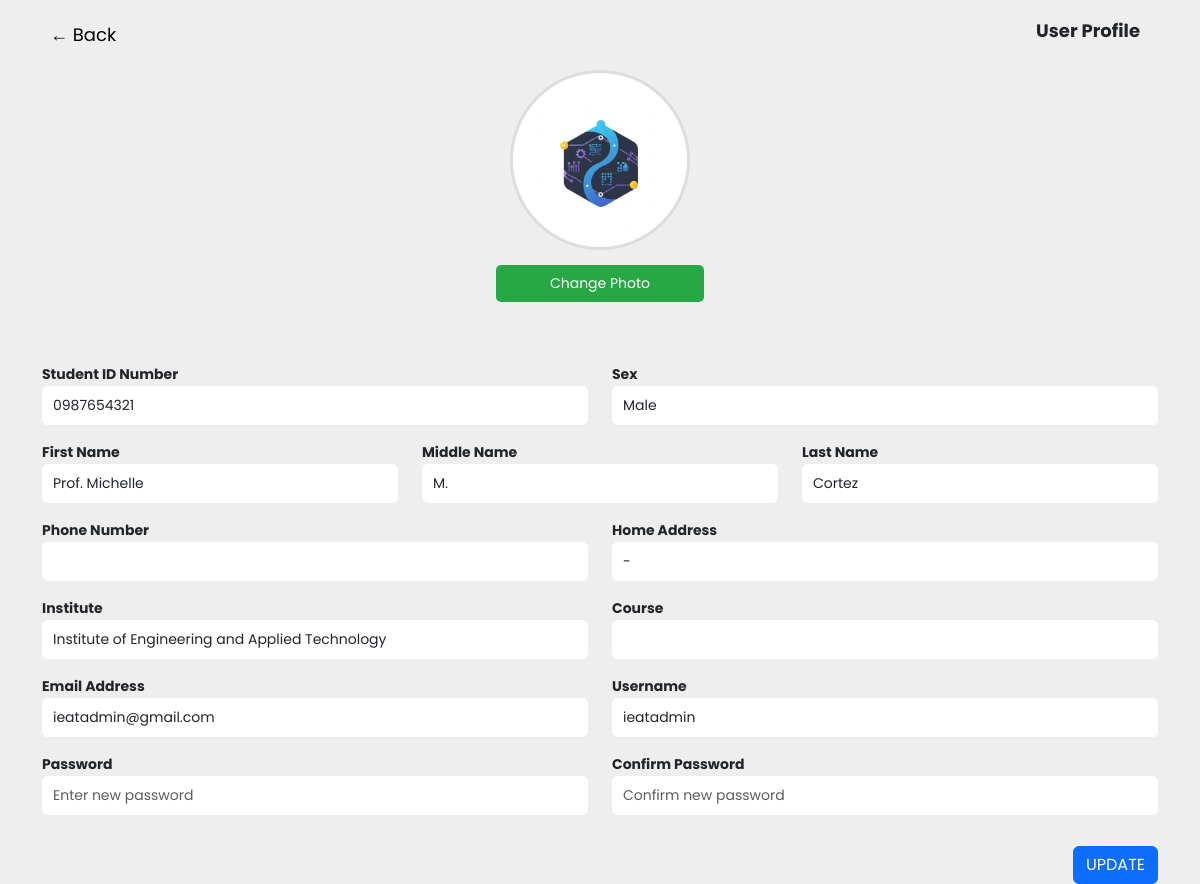
/4student/profile/profile.php (signed in), run on the app's committed database.
### tables this page shows
CREATE TABLE `users` (
  `users_id` int(11) NOT NULL,
  `coordinator_id` int(11) DEFAULT NULL,
  `fname` varchar(50) DEFAULT NULL,
  `mname` varchar(50) DEFAULT NULL,
  `lname` varchar(50) DEFAULT NULL,
  `sex` enum('female','male') DEFAULT NULL,
  `address` text DEFAULT NULL,
  `phone` varchar(20) DEFAULT NULL,
  `institute` enum('Institute of Engineering and Applied Technology','Institute of Management') DEFAULT NULL,
  `school_id` varchar(150) DEFAULT NULL,
  `course` enum('BS in Business Administration','BS in Hospitality Management','BS in Agriculture and Biosystems Engineering','BS in Geodetic Engineering','BS in Food Technology','BS in Information Technology') DEFAULT NULL,
  `hte_id` int(11) DEFAULT NULL,
  `year_section` enum('4-A','4-B','4-C','4-D','4-E','4-F','4-G') DEFAULT NULL,
  `designation` varchar(100) DEFAULT NULL,
  `role` enum('admin','coordinator','student','trainer','subtrainer') DEFAULT NULL,
  `email` varchar(100) DEFAULT NULL,
  `username` varchar(50) DEFAULT NULL,
  `password` varchar(255) DEFAULT NULL,
  `temppass` varchar(255) DEFAULT NULL,
  `otp` varchar(10) DEFAULT NULL,
  `activate` tinyint(1) NOT NULL DEFAULT 0,
  `guid` varchar(255) DEFAULT NULL,
  `image_profile` text DEFAULT NULL,
  `chat_stats` enum('online','offline','default') DEFAULT 'offline',
  `users_account` enum('enabled','disabled') DEFAULT 'enabled',
  `created_on` timestamp NOT NULL DEFAULT current_timestamp(),
  `updated_on` timestamp NOT NULL DEFAULT current_timestamp() ON UPDATE current_timestamp(),
  `attended` enum('yes','no') DEFAULT 'no',
  `assigned` enum('BS in Business Administration','BS in Hospitality Management','BS in Agriculture and Biosystems Engineering','BS in Geodetic Engineering','BS in Food Technology','BS in Information Technology') DEFAULT NULL,
  `ojt_stats` enum('deployed','pending','pulled-out') DEFAULT 'pending',
  `is_completed` enum('c','nyc') DEFAULT NULL,
  `time_in` datetime DEFAULT NULL,
  `time_out` datetime DEFAULT NULL,
  `remarks` text DEFAULT NULL
);

### 4student/profile/profile.php (the view, shortened to what this page needs)
<?php
include("../../0config/database.php");
$user_id = $_SESSION['user_id'] ?? 0;
$query = "SELECT * FROM users WHERE users_id = ?";
$stmt = $conn->prepare($query);
$stmt->bind_param("i", $user_id);
$stmt->execute();
$result = $stmt->get_result();
$user = $result->fetch_assoc();
?>
<!DOCTYPE html>
<html lang="en">
<head>
    <link rel="stylesheet" href="https://cdn.jsdelivr.net/npm/bootstrap@5.3.0/dist/css/bootstrap.min.css">
    <link rel="stylesheet" href="../../4student/profile/css/profile.css">
</head>
<body>
    <div class="container-fluid profile-container">
        <div class="profile-header-container">
            <a href="../../4student/studentdashboard.php" class="back-btn">← Back</a>
            <h3 class="profile-header">User Profile</h3>
        </div>
        <div class="row profile-wrapper">
            <div class="col-lg-3 col-md-4 col-12 profile-left text-center">
                <img id="profileImage" src="<?php echo htmlspecialchars('../../upload_profile/' . ($user['image_profile'] ?? 'siplogo.png')); ?>" class="profile-image">
                <button class="change-photo-btn" id="uploadBtn">Change Photo</button>
            </div>
            <div class="col-lg-9 col-md-8 col-12 profile-form">
                <form id="updateProfileForm">
                    <div class="row">
                        <div class="col-md-8 form-group">
                            <label>Student ID Number</label>
                            <input type="text" class="form-control" name="school_id" value="<?php echo htmlspecialchars($user['school_id'] ?? ''); ?>">
                        </div>
                        <div class="col-md-4 form-group">
                            <label>Sex</label>
                            <select class="form-control" name="sex">
                                <option value="male" <?php echo ($user['sex'] === 'male') ? 'selected' : ''; ?>>Male</option>
                            </select>
                        </div>
                    </div>
                    <div class="row">
                        <div class="col-md-4 form-group">
                            <label>First Name</label>
                            <input type="text" class="form-control" name="fname" value="<?php echo htmlspecialchars($user['fname'] ?? ''); ?>">
                        </div>
                        <div class="col-md-4 form-group">
                            <label>Middle Name</label>
                            <input type="text" class="form-control" name="mname" value="<?php echo htmlspecialchars($user['mname'] ?? ''); ?>">
                        </div>
                        <div class="col-md-4 form-group">
                            <label>Last Name</label>
                            <input type="text" class="form-control" name="lname" value="<?php echo htmlspecialchars($user['lname'] ?? ''); ?>">
                        </div>
                    </div>
                    <div class="row">
                        <div class="col-md-6 form-group">
                            <label>Phone Number</label>
                            <input type="text" class="form-control" name="phone" value="<?php echo htmlspecialchars($user['phone'] ?? ''); ?>">
                        </div>
                        <div class="col-md-6 form-group">
                            <label>Home Address</label>
                            <input type="text" class="form-control" name="address" value="<?php echo htmlspecialchars($user['address'] ?? ''); ?>">
                        </div>
                    </div>
                    <div class="row">
                        <div class="col-md-6 form-group">
                            <label>Institute</label>
                            <input type="text" class="form-control" value="<?php echo htmlspecialchars($user['institute'] ?? ''); ?>" readonly>
                        </div>
                        <div class="col-md-6 form-group">
                            <label>Course</label>
                            <input type="text" class="form-control" name="course" value="<?php echo htmlspecialchars($user['course'] ?? ''); ?>" readonly>
                        </div>
                    </div>
                    <div class="row">
                        <div class="col-md-6 form-group">
                            <label>Email Address</label>
                            <input type="email" class="form-control" name="email" value="<?php echo htmlspecialchars($user['email'] ?? 'N/A'); ?>">
                        </div>
                        <div class="col-md-6 form-group">
                            <label>Username</label>
                            <input type="text" class="form-control" name="username" value="<?php echo htmlspecialchars($user['username'] ?? ''); ?>">
                        </div>
                    </div>
                    <div class="row">
                        <div class="col-md-6 form-group">
                            <label>Password</label>
                            <input type="password" class="form-control" name="password" placeholder="Enter new password">
                        </div>
                        <div class="col-md-6 form-group">
                            <label>Confirm Password</label>
                            <input type="password" class="form-control" name="confirm_password" placeholder="Confirm new password">
                        </div>
                    </div>
                    <div class="text-end mt-3">
                        <button type="submit" class="btn btn-primary">UPDATE</button>
                    </div>
                </form>
            </div>
        </div>
    </div>
</body>
</html>

### 4student/profile/css/profile.css (style rules this page uses)
body { font-family: "Poppins", sans-serif !important; }
* { margin: 0; padding: 0; box-sizing: border-box; }
body { background-color: #eeeeee; }
.container-fluid { max-width: 100%; height: 100vh; padding: 20px 30px; display: flex; flex-direction: column; align-items: center; }
.profile-header-container { display: flex; align-items: center; justify-content: space-between; width: 100%; max-width: 1600px; margin-bottom: 20px; padding: 0 20px; }
.back-btn { font-size: 18px; cursor: pointer; color: black; text-decoration: none; }
.profile-header { font-size: 24px; font-weight: bold; text-align: right; margin-right: 10px; }
.profile-header { font-size: 18px; font-weight: bold; text-align: right; }
.profile-wrapper { display: flex; align-items: flex-start; justify-content: center; width: 100%; max-width: 1600px; gap: 60px; }
.profile-left { flex: 1; max-width: 300px; text-align: center; }
.profile-image { width: 180px; height: 180px; object-fit: cover; border-radius: 50%; border: 3px solid #ddd; display: block; margin: 0 auto 15px; }
.change-photo-btn { display: block; width: 80%; background-color: #28a745; color: white; border: none; padding: 8px; border-radius: 5px; cursor: pointer; font-size: 14px; margin: 0 auto; }
.profile-form { flex: 2; width: 100%; }
.profile-form form { width: 100%; max-width: 1200px; }
.form-group { margin-bottom: 15px; }
label { font-weight: bold; font-size: 14px; }
.form-control { width: 100%; padding: 8px 10px; border: 1px solid #ffffff; border-radius: 5px; font-size: 14px; }
.profile-form .row { display: flex; justify-content: space-between; }
.profile-form .col-md-6, .profile-form .col-md-4, .profile-form .col-md-8 { flex: 1; }
@media (max-width: 1400px) { .profile-wrapper { flex-direction: column; align-items: center; } }
@media (max-width: 1400px) { .profile-left { max-width: 100%; } }
@media (max-width: 1400px) { .profile-form { width: 100%; } }
@media (max-width: 1400px) { .profile-form form { max-width: 100%; } }

### data on the page
users: image_profile (picture), school_id "0987654321", sex "Male", fname "Prof. Michelle", mname "M.", lname "Cortez", address "-", institute "Institute of Engineering and Applied Technology", email "ieatadmin@gmail.com", username "ieatadmin"
